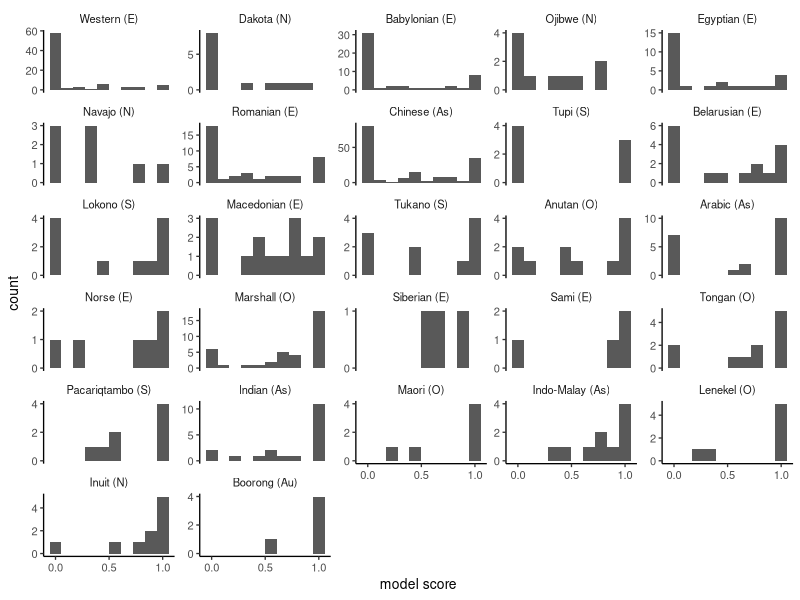
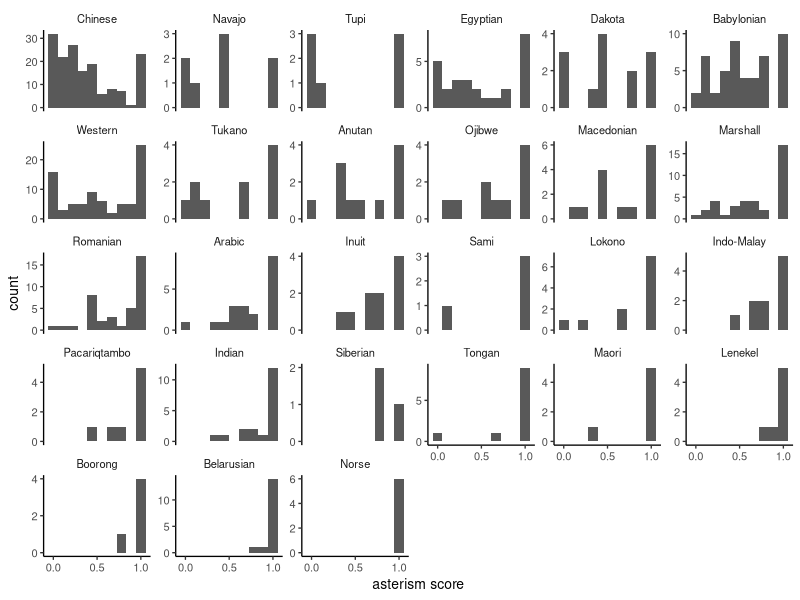
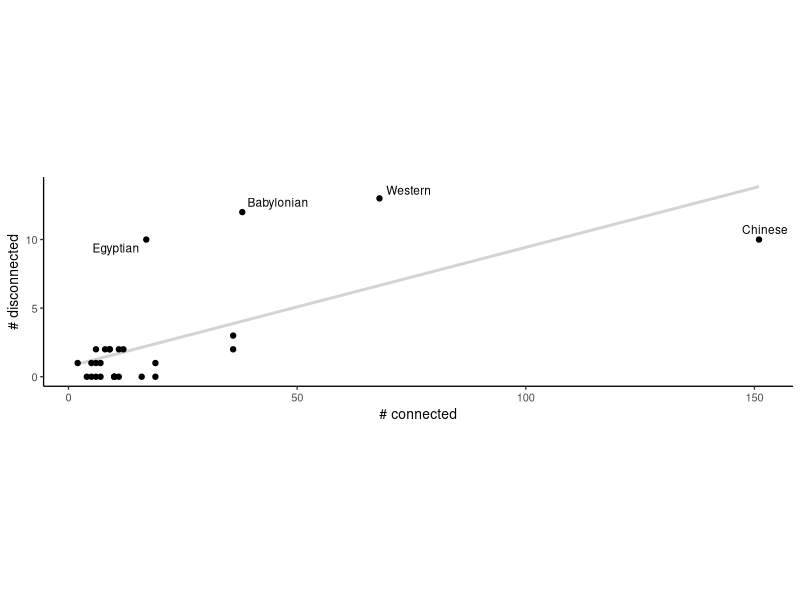
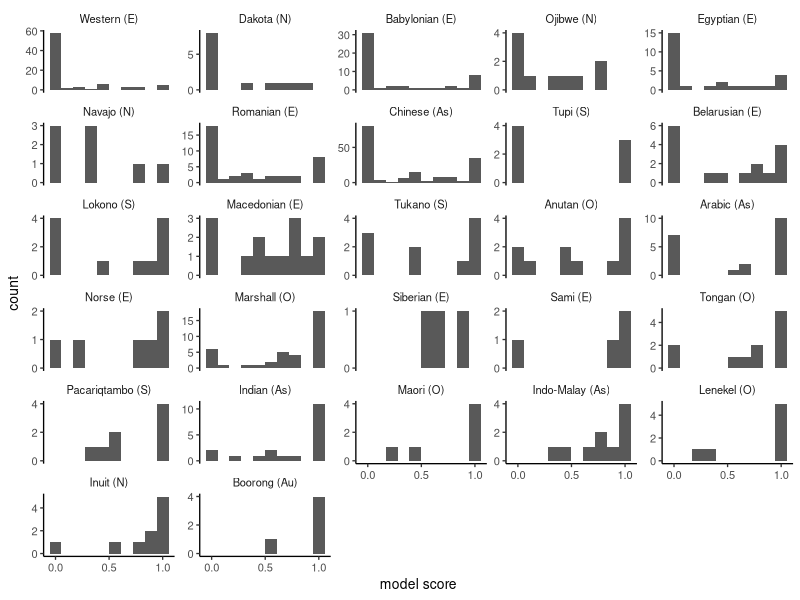
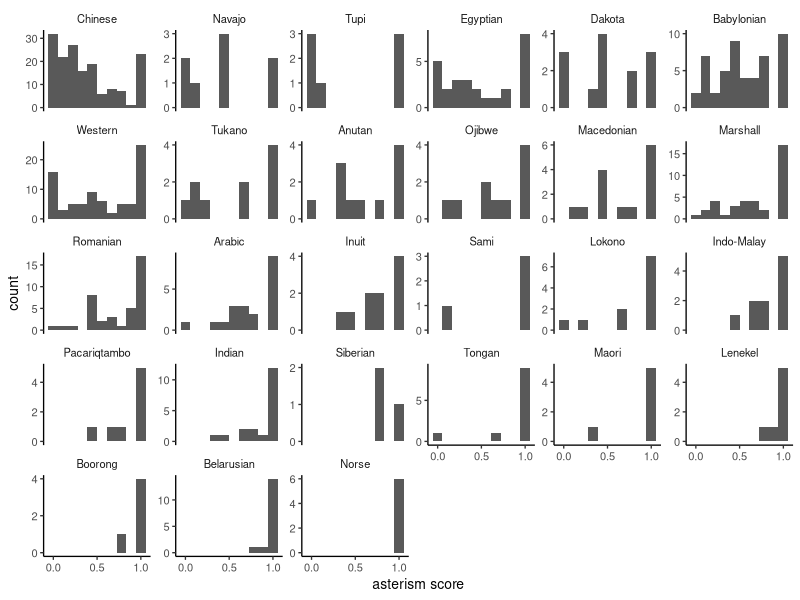
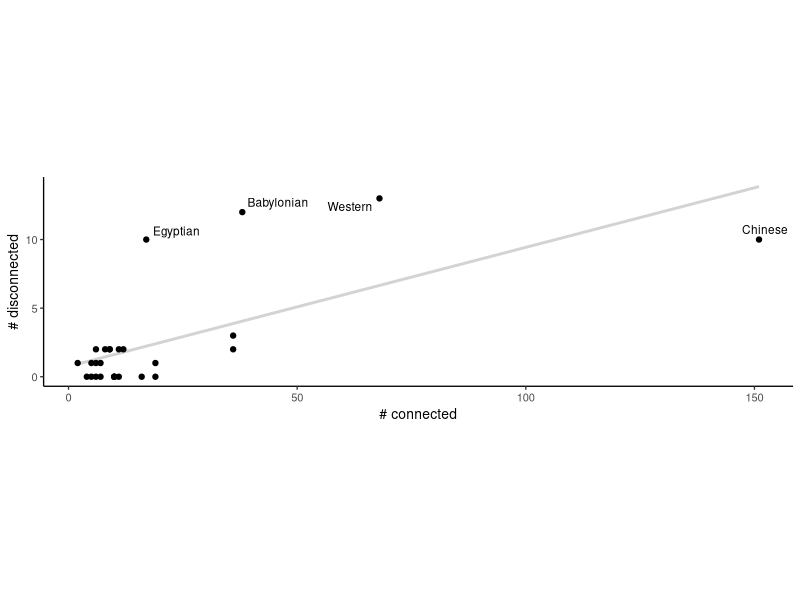

Write the R code that produced these figures, in order. (Note: this script raises an error after producing the figures.)
  # Plot histograms showing scores for all asterisms in a sky culture

library(ggplot2)
library(scales)
library(tidyverse)
library(stringr)
library(here)
library(ggrepel)

library("scales")

#https://stackoverflow.com/questions/10558918/ggplot-2-facet-grid-free-y-but-forcing-y-axis-to-be-rounded-to-nearest-whole-n

integer_breaks <- function(n = 3, ...) {
  breaker <- pretty_breaks(n, ...)
  function(x) {
    breaks <- breaker(x)
    breaks[breaks == floor(breaks)]
  }
}

# Make Figure 3

regions <- read_csv(here("data", "macrogroups.csv")) %>% 
  mutate(culture = str_remove(culture, "_stellarium"))
  

cscores_orig <- read_csv(here("output","results", "perculturescores.csv"), col_names = c('culture', 'num', 'score') ) %>% 
  left_join(regions, by = "culture")


cscores <- cscores_orig %>% 
  mutate(culture =  recode(culture, "arabic_moon_stations"="arabic", "vanuatu_netwar"="lenekel", "mulapin"="babylonian", "india"="indian", "indomalay" = "Indo-Malay", "maya" = "mayan")) %>% 
  mutate(macrogroup = recode(macrogroup, "asia"="(AS)", "australia" = "(AU)", "nthamerica" = "(N)", "oceania" = "(O)", "sthamerica" = "(S)", "western" = "(E)")) %>%  
  mutate(culture = paste(culture, macrogroup))


cscores_ord <- cscores %>% 
  group_by(culture) %>% 
  summarize(avscore = mean(score))

perculturepic <- cscores %>%
  mutate(culture = str_to_title(culture)) %>% 
  mutate(culture = fct_reorder(culture, score,mean)) %>% 
  group_by(culture) %>%
  ggplot(aes(score)) +
  geom_histogram(bins=10) +
  scale_y_continuous(breaks=integer_breaks(n=3),limits = c(0, NA)) +
  scale_x_continuous(breaks=pretty_breaks(3)) + 
  facet_wrap(~culture, scales='free_y', ncol = 5) +
  labs(x="model score")+
  theme_classic(base_size=10) +
  theme(strip.background = element_blank())
plot(perculturepic)

ggsave(here("output","figures", "perculturehistogram.pdf"), plot = perculturepic, width = 5.625, height=4.5)


# Make Figure S14 

cscores_vsothers<- read_csv(here("output","results", "culturesvsotherscores.csv"), col_names = c('culture', 'num', 'score') ) %>% 
  mutate(culture =  recode(culture, "arabic_moon_stations"="arabic", "vanuatu_netwar"="lenekel", "mulapin"="babylonian", "india"="indian", "indomalay" = "Indo-Malay", "maya" = "mayan"))

perculture_vsothers <-  cscores_vsothers %>%
  mutate(culture = str_to_title(culture)) %>% 
  mutate(culture = fct_reorder(culture, score,mean)) %>% 
  group_by(culture) %>%
  ggplot(aes(score)) +
  geom_histogram(bins=10) +
  scale_y_continuous(breaks=pretty_breaks(3),limits = c(0, NA)) +
  scale_x_continuous(breaks=pretty_breaks(3)) + 
  facet_wrap(~culture, scales='free_y') +
  labs(x="asterism score")+
  theme_classic(base_size=10) +
  theme(strip.background = element_blank())
  
plot(perculture_vsothers)
ggsave(here("output","figures", "perculturehistogram_vsothers.pdf"), plot = perculture_vsothers, width = 6, height=4)


# Make Figure S2 

conncounts <- read_csv(here("output","results", "conncounts.csv"), col_names = c('culture', 'connected', 'disconnected') ) %>% 
  mutate(culture=str_replace(culture, '_stellarium.*', '')) %>% 
  mutate(culture=str_replace(culture, '_processed.*', '')) %>% 
  mutate(total = connected + disconnected)

cscores_summ <- cscores_orig %>% 
  group_by(culture) %>% 
  summarize(n = n())


# n: all constellations (no brightness)
# connected, disconnected: with brightness threshold

all <- left_join(cscores_summ, conncounts)
all_relabel <-  all %>% 
  mutate(culture =  recode(culture, "arabic_moon_stations"="arabic", "vanuatu_netwar"="lenekel", "mulapin"="babylonian", "india"="indian", "indomalay" = "Indo-Malay", "maya" = "mayan")) %>% 
  mutate(culture = str_to_title(culture)) 
  
connpic <- all_relabel %>%
  ggplot(aes(x=connected, y=disconnected)) +
  geom_smooth(method="lm", level=0, color="lightgray")+
  geom_point() +
  geom_text_repel(data=subset(all_relabel, disconnected > 5), aes(label=culture), size=3, max.iter=30000) +
  theme_classic(base_size=10) +
  coord_fixed(ratio=3)+
  theme(strip.background = element_blank()) +
  labs(x="# connected", y="# disconnected")
plot(connpic)

  ggsave(here("output","figures", "connected_counts.pdf"), plot = connpic, width = 5, height=2)


# Make Figure S1 
  
bs <- read_csv(here("output","data", "allhuman_mags.txt"), col_names = c('culture', 'mag')) %>% 
  mutate(culture=str_replace(culture, '_stellarium.*', '')) %>% 
  mutate(culture=str_replace(culture, '_processed.*', '')) %>% 
  mutate(culture =  recode(culture, "arabic_moon_stations"="arabic", "vanuatu_netwar"="lenekel", "mulapin"="babylonian", "india"="indian", "indomalay" = "Indo-Malay", "maya" = "mayan")) 
allbs <- left_join(bs, cscores_ord)
  
bins = seq(-1.5, 6.75, 0.25)
magpic <- allbs %>%
  mutate(culture = str_to_title(culture)) %>% 
  mutate(culture = fct_reorder(culture, avscore,mean)) %>% 
  ggplot(aes(x=mag)) +
  geom_histogram(breaks=bins) +
  theme_classic(base_size=10) +
  theme(strip.background = element_blank()) +
  geom_vline(xintercept=4.5)+
  scale_y_continuous(breaks=pretty_breaks(3)) + 
  facet_wrap(~culture, scales="free_y")+
  labs(x="magnitude")
plot(magpic)
  
ggsave(here("output","figures", "maghist.pdf"), plot = magpic, width = 6, height=4)

bs_summ <- bs %>% 
  group_by(culture) %>% 
  summarize(dropped = sum(mag>4.5)/n())


# Make Figure S15 
# compare model, human scores

mscore <-  cscores %>% group_by(culture) %>% summarize(mscore = mean(score))
hscore <-  cscores_vsothers %>% group_by(culture) %>% summarize(hscore = mean(score))
allscore <- left_join(mscore, hscore)

modvshumanplot <- allscore %>% 
  mutate(culture = str_to_title(culture)) %>% 
  ggplot(aes(x=mscore, y=hscore)) +
  geom_abline(intercept=0, slope=1, color="lightgray") +
  geom_point()+
  geom_text_repel(aes(label=culture)) +
  labs(x="model score", y="other culture score")+
  coord_fixed(ratio=1) +
  theme_classic(base_size=10) +
  theme(strip.background = element_blank()) 
show(modvshumanplot)
  
ggsave(here("output","figures", "perculturehumanvsmodel.pdf"), plot = modvshumanplot, width = 4.5, height=4.5)

# Compute statistics reported in main text

thresh <- 0.2

ppc <- read_csv(here("output","results", "paperpercent_df.csv"))  %>% 
  select(-index) %>% 
   mutate(humthresh = case_when(humanscore>= thresh ~ "acrossc",
                               TRUE ~ "not_acrossc"),
         modthresh =  case_when(modelscore >= thresh ~ "modelled", 
                                TRUE ~ "not_modelled"))
  
ppcsum <- ppc %>% 
  group_by(humthresh, modthresh) %>% 
  summarize(count = n())

ppcsum_hum <- ppc %>% 
  group_by(humthresh) %>% 
  summarize(count = n())

ppcsum_mod <- ppc %>% 
  group_by(modthresh) %>% 
  summarize(count = n())

print(paste("proportion of asterisms that recur across cultures:",
            as.character(round(pull(ppcsum_hum %>% filter(humthresh == "acrossc"), "count") /sum(ppcsum_hum$count), 2)))) 

print(paste("proportion of asterisms captured by model:",
            as.character(round(pull(ppcsum_mod %>% filter(modthresh== "modelled"), "count") /sum(ppcsum_mod$count), 2)))) 

print(paste("proportion of recurring asterisms captured by model:",
            as.character(round(pull(ppcsum %>% filter(modthresh== "modelled" & humthresh == "acrossc"), "count") / pull(ppcsum_hum %>% filter(humthresh == "acrossc"), "count"), 2)))) 

